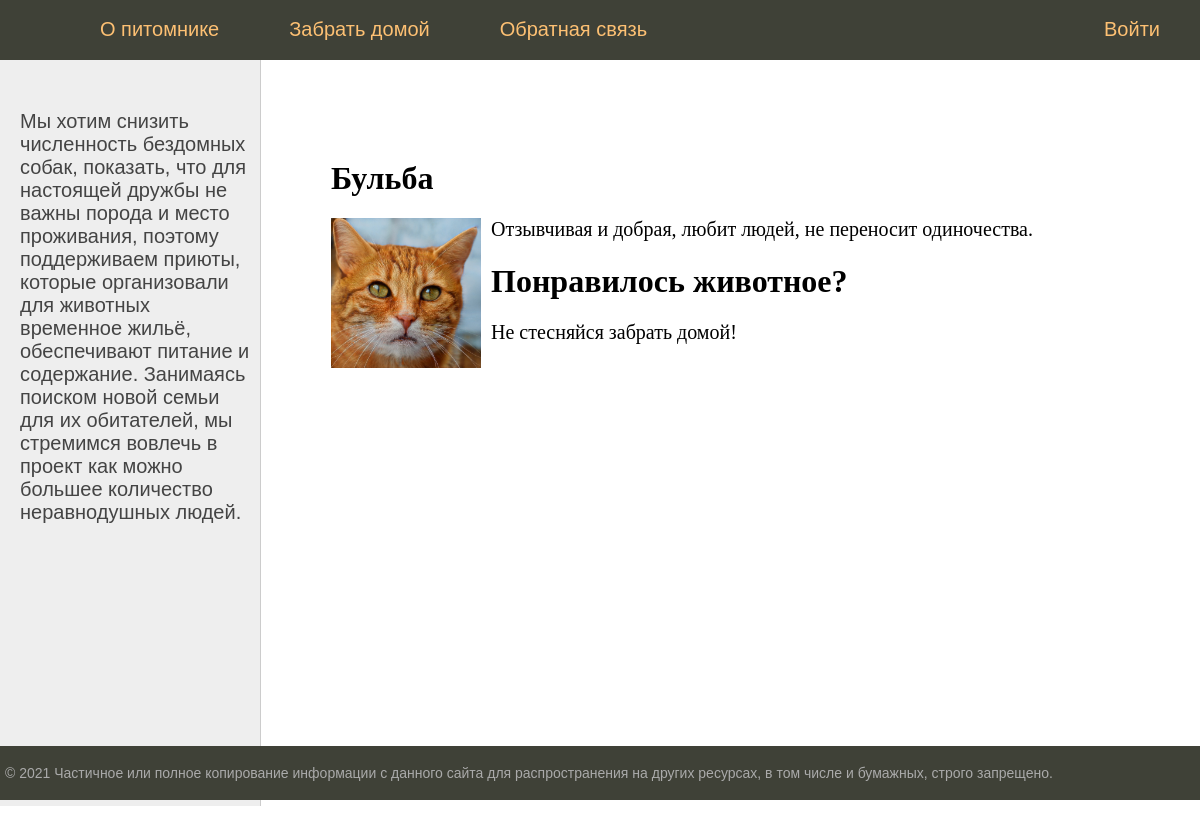
/show/1/, run on the app's committed database.
### shelter/models.py (models this page shows, shortened)
class Animal(models.Model):
	name = models.CharField(max_length=100)
	breed = models.CharField(max_length=100)
	description = models.TextField()
	found = models.DateTimeField(auto_now_add=True)
	ANIMALS = [
		(0, 'Unknown'),
		(1, 'Cat'),
		(2, 'Dog'),
		(3, 'Parrot')
	]
	atype = models.PositiveSmallIntegerField(default=0, choices=ANIMALS, verbose_name = "animal type")
	photo = models.ImageField()

### shelter/views.py (the view)
# urls.py: path('show/<int:pk>/', ShowAnimal.as_view(), name='show'),
class ShowAnimal(DetailView):
    model = Animal
    template_name = 'show.html'
    context_object_name = 'post'
    def get_context_data(self, *, object_list=None, **kwargs):
        context = super().get_context_data(**kwargs)
        context['menu'] = menu
        return context

### shelter/templates/show.html
{% extends 'base.html' %}
{% block content %}
<h1>{{post.name}}</h1>
{% if post.photo %}
	<p><img class="img-article-left thumb" style="height: 150px;" src="http:\\127.0.0.1:8000\static\images\{{post.photo}}"></p>
{% endif %}
{{post.description|linebreaks}}
	<h1>Понравилось животное?</h1>
	<p>Не стесняйся забрать домой!</p>
{% endblock %}

### static/css/style.css (style rules this page uses)
html, body { font-family: 'Arial'; margin: 0; padding: 0; height: 100%; width: 100%; color: #444; }
img { max-width: 600px; height: auto; }
img.img-article-left { max-width: 300px; height: auto; float: left; padding: 0 10px 10px 0; }
img.img-article-left.thumb { max-width: 150px; height: auto; }
.content-text h1 { font-size: 32px; }

### data on the page
Animal: name "Бульба", photo (picture), description "Отзывчивая и добрая, любит людей, не переносит одиночества."

### other printed values
{{ m.title }} "О питомнике" "Забрать домой" "Обратная связь"
{{ m.title }} "Войти"
